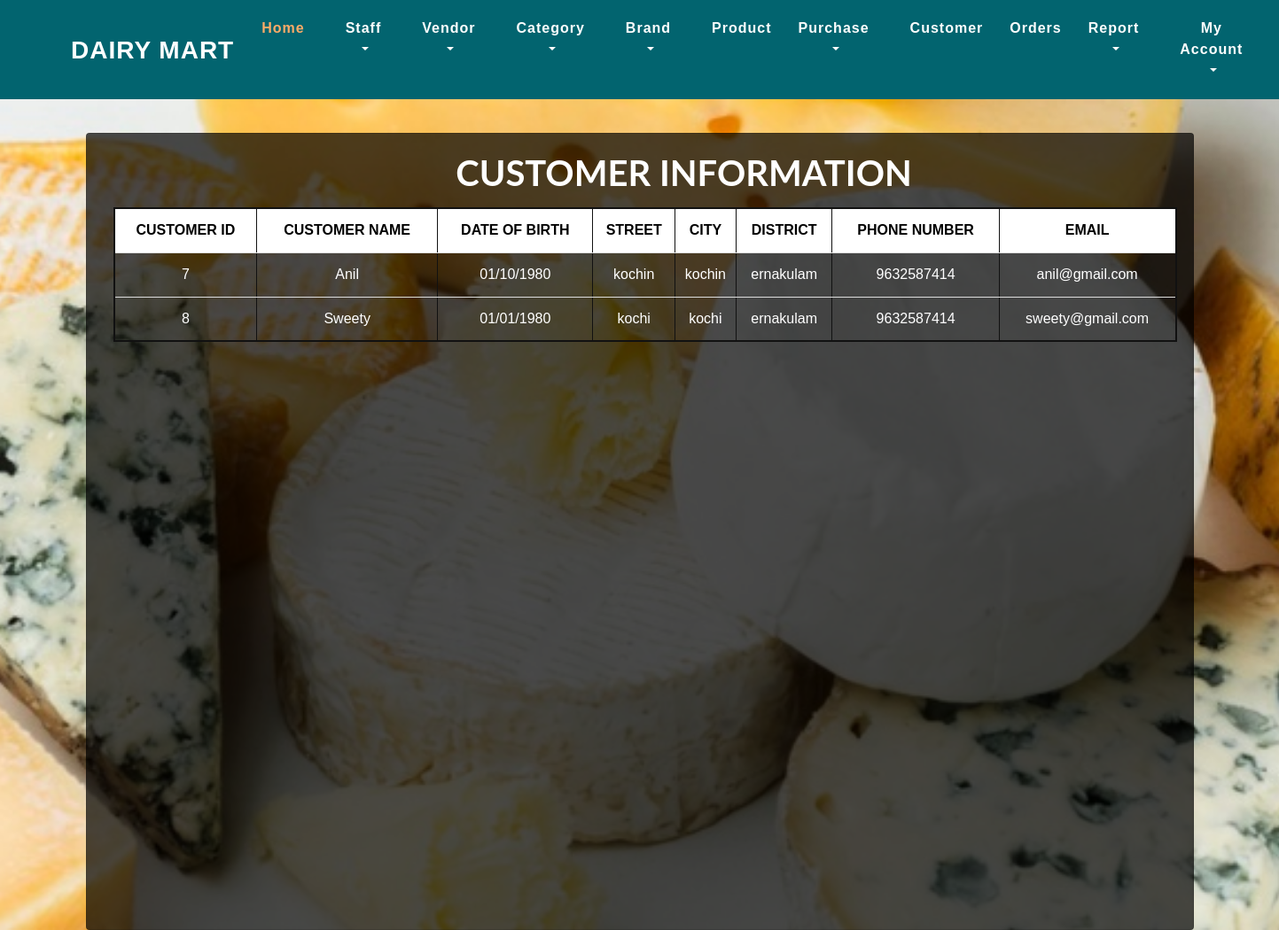
Screenshot of /admin/view_ret.php with the database file from the repository.
### tables this page shows
CREATE TABLE `tbl_customer` (
  `ret_id` int(50) NOT NULL,
  `ret_name` varchar(50) NOT NULL,
  `ret_dob` varchar(50) NOT NULL,
  `ret_street` varchar(50) NOT NULL,
  `ret_city` varchar(50) NOT NULL,
  `ret_district` varchar(50) NOT NULL,
  `ret_email` varchar(50) NOT NULL,
  `ret_ph` varchar(12) NOT NULL
);

### shares/db/mydatabase.inc (called while the page is built, shortened)
<?php
	function getDatas($sql){
		$dt = mysql_query($sql);
		$table = array();
		$rno = mysql_num_rows($dt);
		$cno = mysql_num_fields($dt);
		for($i=0;$i<$rno;$i++){
			$row = mysql_fetch_array($dt);
			for($j=0;$j<$cno;$j++){
				$table[$i][$j] = $row[$j];
			}
		}
		return $table;
	}
?>

### admin/view_ret.php (the view, shortened to what this page needs)
<?php include_once("../shares/db/mydatabase.inc");
include_once("top.php");
  ?>
 <head>
 </head>
<div class="card">
<?php
$sql="select * from tbl_customer";
					$tbl=getDatas($sql);
if($tbl==null){
    echo "<div style='position:relative;top:250px;left:420px'><font color='black'>NO NEW REGISTRATION....!!!!</font></div>";
}
else
{
?>
 <h1 style="position:relative;left:50px;top:20px;">CUSTOMER INFORMATION</h1>
				<table border="1" style="position:relative;width:1200px;top:35px;left:30px;">
					<thead>
						<tr>
							<th>CUSTOMER ID</th>
                            <th>CUSTOMER NAME</th>
                            <th>DATE OF BIRTH</th>
                            <th>STREET</th>
                            <th>CITY</th>
                            <th>DISTRICT</th>
                            <th>PHONE NUMBER</th>
                            <th>EMAIL</th>
				       </tr>
					</thead>
					<?php
					for($i=0;$i<count($tbl);$i++)
					{
					?>
					<tbody><tr >
						<td><?php echo $tbl[$i][0];?></td>
						<td><?php echo $tbl[$i][1];?></td>
                        <td><?php echo $tbl[$i][2];?></td>
                        <td><?php echo $tbl[$i][3];?></td>
                        <td><?php echo $tbl[$i][4];?></td>
                        <td><?php echo $tbl[$i][5];?></td>
                        <td><?php echo $tbl[$i][7];?></td>
                        <td><?php echo $tbl[$i][6];?></td>
                      			<?php
					}
}
					?>
					</tbody>
				</table>
</div>

### temp/css/style.css (style rules this page uses)
body { margin: 0; font-family: 'Montserrat', sans-serif; background: #fff; }
h1, h2, h3, h4, h5, h6 { margin: 0; font-family: 'Lato', sans-serif; font-weight:700; }

### admin/view_ret.php (style rules this page uses)
table { border: 2px solid #111; border-radius: 1em; width: 100%; margin-left:0px; }
th { background-color: white; color: black; height: 40px; }
body { background:url(../img/milk7.jpg) no-repeat top fixed ; background-size:cover; }
.card { box-sizing: border-box; background: rgba(0,0,0,0.7); top:150px; width:1250px; height:900px; margin: auto; text-align: center; font-family: arial; }
tr { height: 50px; border-bottom: 1px solid #ddd; }
h1,td { color: white; }

### rows the page displays
tbl_customer: ret_id "7", ret_name "Anil", ret_dob "01/10/1980", ret_street "kochin", ret_city "kochin", ret_district "ernakulam", ret_ph "9632587414", ret_email "anil@gmail.com"
tbl_customer: ret_id "8", ret_name "Sweety", ret_dob "01/01/1980", ret_street "kochi", ret_city "kochi", ret_district "ernakulam", ret_ph "9632587414", ret_email "sweety@gmail.com"
